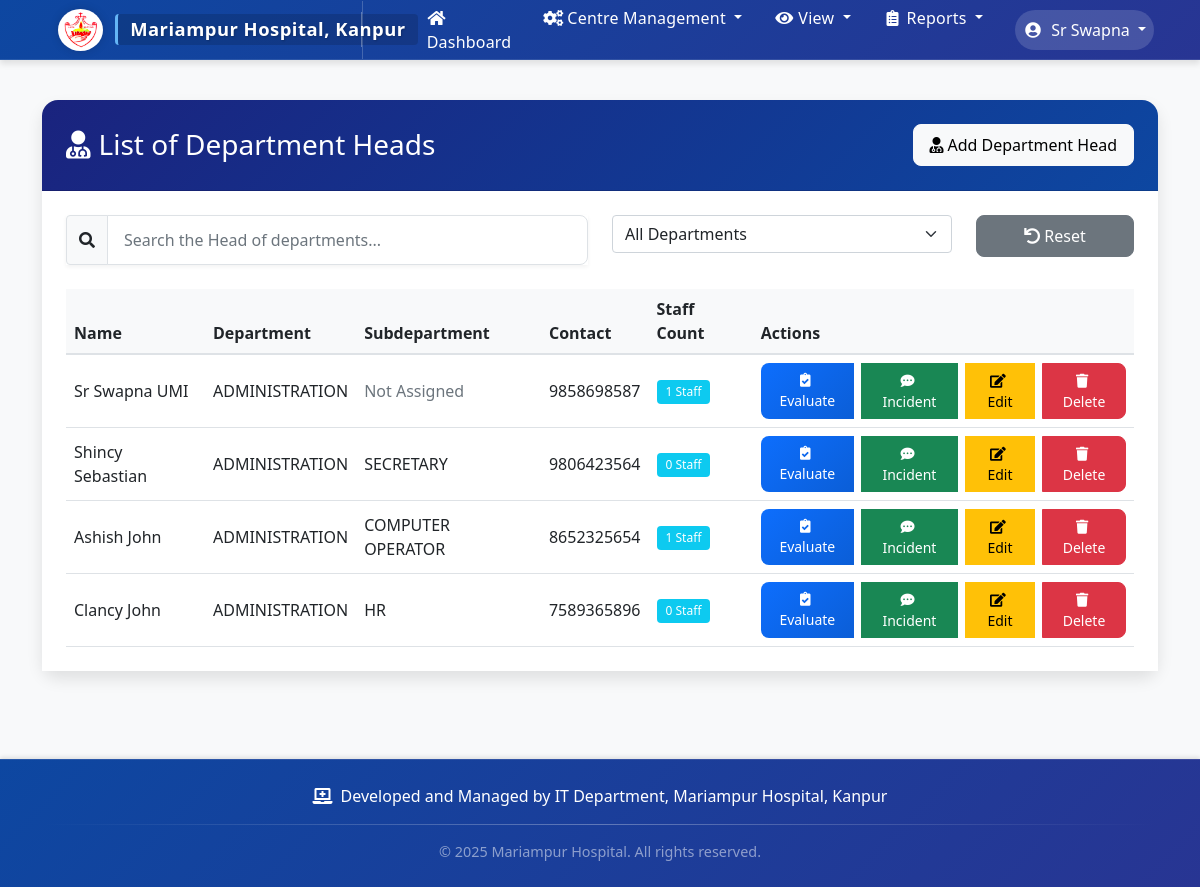
The app's page /department-heads/ (signed in) with its own data.
### staff_monitor/models.py (models this page shows, shortened)
class DepartmentHead(models.Model):
    user = models.OneToOneField(User, on_delete=models.CASCADE)
    department = models.ForeignKey(Department, on_delete=models.PROTECT)
    subdepartment = models.ForeignKey(SubDepartment, on_delete=models.PROTECT, null=True, blank=True)
    designation = models.CharField(max_length=100, default="Department Head")
    contact_number = models.CharField(max_length=15)
    joining_date = models.DateField(null=True, blank=True)
    appointment_date = models.DateField(null=True, blank=True)
    managed_staff = models.ManyToManyField('Staff', related_name='supervisors', blank=True)
    is_hr_head = models.BooleanField(default=False)

class Department(models.Model):
    name = models.CharField(max_length=100, unique=True)
    created_at = models.DateTimeField(auto_now_add=True)
    class Meta:
        ordering = ['name']

class SubDepartment(models.Model):
    name = models.CharField(max_length=100)
    department = models.ForeignKey(Department, related_name='subdepartments', on_delete=models.CASCADE)
    created_at = models.DateTimeField(auto_now_add=True)
    class Meta:
        ordering = ['name']
        unique_together = ['name', 'department']  # Prevent duplicate subdepartment names within a department

### staff_monitor/views.py (the view, shortened to what this page needs)
# urls.py: path('department-heads/', views.superintendent_list, name='superintendent_list'),
@login_required
def superintendent_list(request):
    if request.user.is_staff:
        superintendents = DepartmentHead.objects.all()
        departments = Department.objects.all()
        for superintendent in superintendents:
            staff_query = Staff.objects.filter(department=superintendent.department)
            if superintendent.subdepartment:
                staff_count = staff_query.filter(subdepartment=superintendent.subdepartment).count()
            else:
                staff_count = staff_query.count()
            superintendent.staff_count = staff_count
        return render(request, 'staff_monitor/superintendent_list.html', {
            'superintendents': superintendents,
            'departments': departments,
            'is_admin': True
        })

### staff_monitor/templates/staff_monitor/superintendent_list.html (shortened to what this page needs)
{% extends 'staff_monitor/base.html' %}
{% block content %}
<div class="card">
    <div class="card-header bg-primary text-white d-flex justify-content-between align-items-center">
        <h3 class="mb-0">
            <i class="fas fa-user-md me-2"></i>List of Department Heads
        </h3>
        {% if is_admin or is_hr_head and department_head.privileges.can_add_department_head %}
        <a href="{% url 'add_superintendent' %}" class="btn btn-light">
            <i class="fas fa-user-md me-1"></i>Add Department Head
        </a>
        {% endif %}
    </div>
    <div class="card-body">
        <div class="row mb-4">
            <div class="col-md-6">
                <div class="input-group">
                    <span class="input-group-text bg-light">
                        <i class="fas fa-search"></i>
                    </span>
                    <input type="text" id="superintendentSearch" class="form-control" placeholder="Search the Head of departments...">
                </div>
            </div>
            {% if is_admin or is_hr_head %}
            <div class="col-md-4">
                <select id="departmentFilter" class="form-select">
                    <option value="">All Departments</option>
                </select>
            </div>
            <div class="col-md-2">
                <button id="resetFilters" class="btn btn-secondary w-100">
                    <i class="fas fa-undo me-1"></i>Reset
                </button>
            </div>
            {% endif %}
        </div>
        {% if show_by_department %}
        <div class="accordion" id="departmentsAccordion">
            {% for dept_id, dept_data in superintendents_by_department.items %}
            <div class="accordion-item mb-3 department-section" data-department="{{ dept_data.name }}">
                <h2 class="accordion-header" id="heading{{ dept_id }}">
                    <button class="accordion-button" type="button" data-bs-toggle="collapse" data-bs-target="#collapse{{ dept_id }}" aria-expanded="true" aria-controls="collapse{{ dept_id }}">
                        <i class="fas fa-hospital me-2"></i>{{ dept_data.name }} Department
                        <span class="badge bg-primary ms-2">{{ dept_data.department_heads.count }} Department Heads</span>
                    </button>
                </h2>
                <div id="collapse{{ dept_id }}" class="accordion-collapse collapse show" aria-labelledby="heading{{ dept_id }}" data-bs-parent="#departmentsAccordion">
                    <div class="accordion-body p-0">
                        <div class="table-responsive">
                            <table class="table table-hover mb-0">
                                <thead class="table-light">
                                    <tr>
                                        <th>Name</th>
                                        <th>Subdepartment</th>
                                        <th>Contact</th>
                                        <th>Staff Count</th>
                                        <th>Actions</th>
                                    </tr>
                                </thead>
                                <tbody>
                                    {% for superintendent in dept_data.department_heads %}
                                    <tr class="superintendent-row">
                                        <td>{{ superintendent.user.get_full_name }}</td>
                                        <td>
                                            {% if superintendent.subdepartment %}
                                                {{ superintendent.subdepartment.name }}
                                            {% else %}
                                                <span class="text-muted">Not Assigned</span>
                                            {% endif %}
                                        </td>
                                        <td>{{ superintendent.contact_number }}</td>
                                        <td>
                                            <span class="badge bg-info">
                                                {{ superintendent.staff_count }} Staff
                                            </span>
                                        </td>
                                        <td>
                                            <div class="btn-group">
                                                {% if is_hr_head and department_head.privileges.can_edit_department_head %}
                                                <a href="{% url 'edit_superintendent' superintendent.id %}" class="btn btn-warning btn-sm">
                                                    <i class="fas fa-edit me-1"></i>Edit
                                                </a>
                                                {% endif %}
                                                {% if is_hr_head and department_head.privileges.can_delete_department_head %}
                                                <button class="btn btn-danger btn-sm delete-department-head"
                                                        data-superintendent-id="{{ superintendent.id }}"
                                                        data-superintendent-name="{{ superintendent.user.get_full_name }}">
                                                    <i class="fas fa-trash me-1"></i>Delete
                                                </button>
                                                {% endif %}
                                            </div>
                                        </td>
                                    </tr>
                                    {% empty %}
                                    <tr>
                                        <td colspan="5" class="text-center py-4">
                                            <i class="fas fa-user-md text-muted me-2"></i>No department heads found
                                        </td>
                                    </tr>
                                    {% endfor %}
                                </tbody>
                            </table>
                        </div>
                    </div>
                </div>
            </div>
            {% endfor %}
        </div>
        {% else %}
        <div class="table-responsive">
            <table class="table table-hover">
                <thead class="table-light">
                    <tr>
                        <th>Name</th>
                        <th>Department</th>
                        <th>Subdepartment</th>
                        <th>Contact</th>
                        <th>Staff Count</th>
                        <th>Actions</th>
                    </tr>
                </thead>
                <tbody>
                    {% for superintendent in superintendents %}
                    <tr class="superintendent-row">
                        <td>{{ superintendent.user.get_full_name }}</td>
                        <td>{{ superintendent.department.name }}</td>
                        <td>
                            {% if superintendent.subdepartment %}
                                {{ superintendent.subdepartment.name }}
                            {% else %}
                                <span class="text-muted">Not Assigned</span>
                            {% endif %}
                        </td>
                        <td>{{ superintendent.contact_number }}</td>
                        <td>
                            <span class="badge bg-info">
                                {{ superintendent.staff_count }} Staff
                            </span>
                        </td>
                        <td>
                            <div class="btn-group">
                                {% if is_admin %}
                                <a href="{% url 'performance_form_department_head' superintendent.id %}" class="btn btn-primary btn-sm">
                                    <i class="fas fa-clipboard-check me-1"></i>Evaluate
                                </a>
                                <a href="{% url 'feedback_form_department_head' superintendent.id %}" class="btn btn-success btn-sm">
                                    <i class="fas fa-comment-dots me-1"></i>Incident
                                </a>
                                {% endif %}
                                <a href="{% url 'edit_superintendent' superintendent.id %}" class="btn btn-warning btn-sm">
                                    <i class="fas fa-edit me-1"></i>Edit
                                </a>
                                <button class="btn btn-danger btn-sm delete-superintendent"
                                        data-superintendent-id="{{ superintendent.id }}"
                                        data-superintendent-name="{{ superintendent.user.get_full_name }}">
                                    <i class="fas fa-trash me-1"></i>Delete
                                </button>
                            </div>
                        </td>
                    </tr>
                    {% empty %}
                    <tr>
                        <td colspan="6" class="text-center py-4">
                            <i class="fas fa-user-md text-muted me-2"></i>No department heads found
                        </td>
                    </tr>
                    {% endfor %}
                </tbody>
            </table>
        </div>
        {% endif %}
    </div>
</div>
{% endblock %}

### staff_monitor/templates/staff_monitor/base.html (shortened to what this page needs)
{% load static %}
<!DOCTYPE html>
<html lang="en">
<head>
    <link href="https://cdn.jsdelivr.net/npm/bootstrap@5.1.3/dist/css/bootstrap.min.css" rel="stylesheet">
    <link href="https://cdnjs.cloudflare.com/ajax/libs/font-awesome/5.15.4/css/all.min.css" rel="stylesheet">
    <link href="https://cdn.jsdelivr.net/npm/sweetalert2@11.7.32/dist/sweetalert2.min.css" rel="stylesheet">
</head>
<body>
    <nav class="navbar navbar-expand-lg navbar-dark">
        <div class="container">
            <a class="navbar-brand" href="{% url 'dashboard' %}">
                <img src="{% static 'images/hospital-logo.png' %}" alt="Hospital Logo">
                <div class="hospital-name">Mariampur Hospital, Kanpur</div>
            </a>
            {% if request.path != '/login/' %}
            {% if user.is_authenticated %}
            <div class="collapse navbar-collapse" id="navbarNav">
                <ul class="navbar-nav me-auto">
                    <li class="nav-item">
                        <a class="nav-link nav-btn" href="{% url 'dashboard' %}">
                            <i class="fas fa-home me-1"></i>Dashboard
                        </a>
                    </li>
                {% if user.is_staff %}
                    <li class="nav-item dropdown">
                        <a class="nav-link dropdown-toggle nav-btn" href="#" id="centerManagementDropdown" role="button" data-bs-toggle="dropdown" aria-expanded="false">
                            <i class="fas fa-cogs me-1"></i>Centre Management
                        </a>
                    </li>
                    <li class="nav-item dropdown">
                        <a class="nav-link dropdown-toggle nav-btn" href="#" id="viewDropdown" role="button" data-bs-toggle="dropdown" aria-expanded="false">
                            <i class="fas fa-eye me-1"></i>View
                        </a>
                    </li>
                    <li class="nav-item dropdown">
                        <a class="nav-link dropdown-toggle nav-btn" href="#" id="reportsDropdown" role="button" data-bs-toggle="dropdown" aria-expanded="false">
                            <i class="fas fa-clipboard-list me-1"></i>Reports
                        </a>
                    </li>
                {% endif %}
                </ul>
                <ul class="navbar-nav ms-auto">
                    <li class="nav-item dropdown">
                        <a class="nav-link dropdown-toggle user-dropdown-btn" href="#" id="userDropdown" role="button" data-bs-toggle="dropdown" aria-expanded="false">
                            <i class="fas fa-user-circle me-1"></i>
                            {{ user.get_full_name|default:user.username }}
                        </a>
                    </li>
                </ul>
            </div>
            {% endif %}
            {% endif %}
        </div>
    </nav>
    <div class="content-wrapper">
    <div class="container mt-4">
        {% block content %}
        {% endblock %}
    </div>
    </div>
    <footer class="footer">
        <div class="container">
            <div class="footer-content">
                <i class="fas fa-laptop-medical"></i>
                <span>Developed and Managed by IT Department, Mariampur Hospital, Kanpur</span>
            </div>
            <div class="footer-divider"></div>
            <div class="text-center text-white-50" style="font-size: 0.9rem;">
                <span>&copy; {% now "Y" %} Mariampur Hospital. All rights reserved.</span>
            </div>
        </div>
    </footer>
</body>
</html>

### records on screen
DepartmentHead: user.get_full_name "Sr Swapna UMI", department.name "ADMINISTRATION", shows "Not Assigned", contact_number "9858698587", staff_count "1"
DepartmentHead: user.get_full_name "Shincy Sebastian", department.name "ADMINISTRATION", subdepartment.name "SECRETARY", contact_number "9806423564", staff_count "0"
DepartmentHead: user.get_full_name "Ashish John", department.name "ADMINISTRATION", subdepartment.name "COMPUTER OPERATOR", contact_number "8652325654", staff_count "1"
DepartmentHead: user.get_full_name "Clancy John", department.name "ADMINISTRATION", subdepartment.name "HR", contact_number "7589365896", staff_count "0"

### other values on screen
{{ user.get_full_name|default:user.username }} "Sr Swapna"
